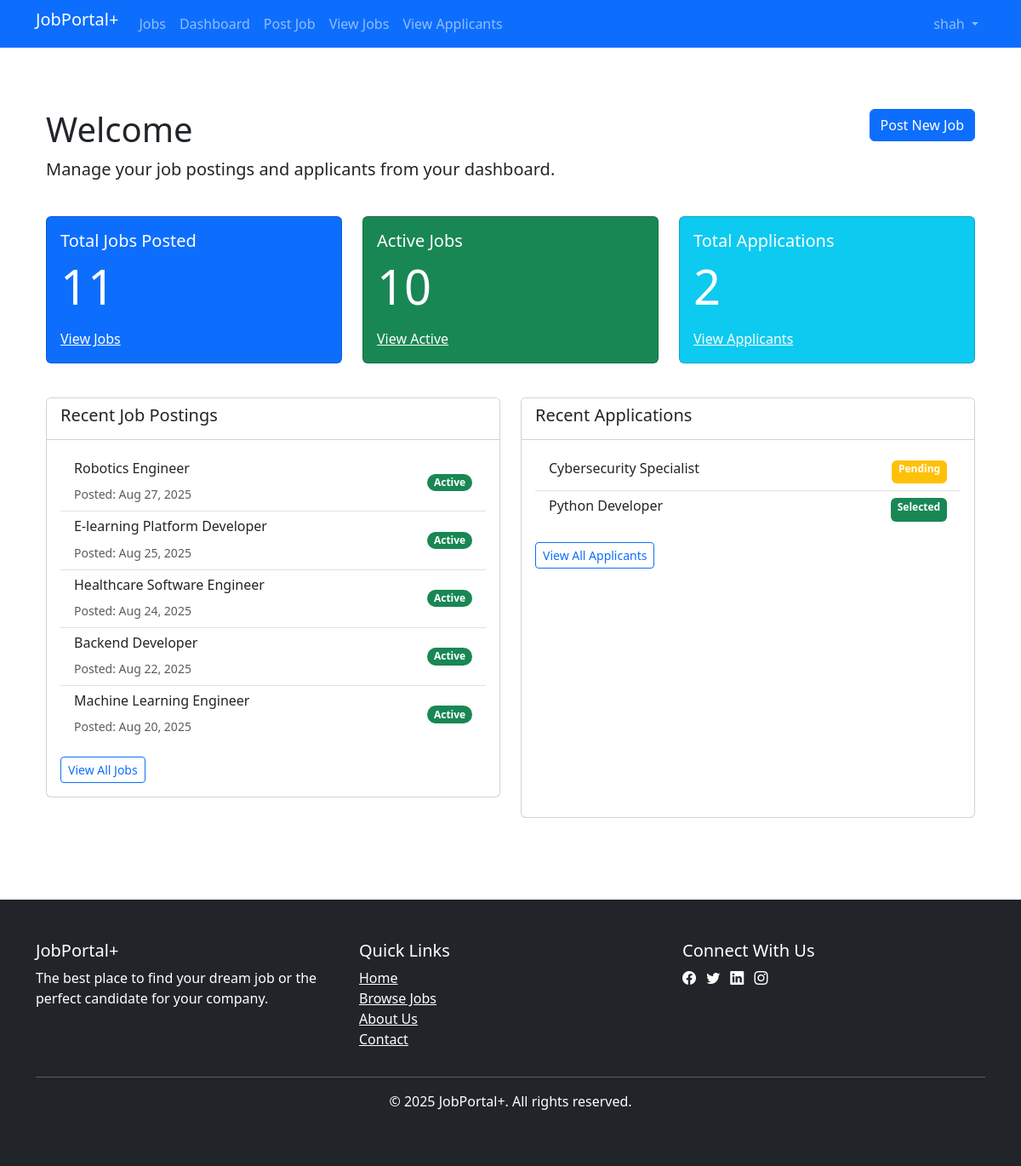
The page /employer/dashboard.php (signed in) on the database its author committed.
### tables this page shows
CREATE TABLE `jobs` (
  `id` int(11) NOT NULL,
  `employer_id` int(11) NOT NULL,
  `company_name` varchar(100) NOT NULL,
  `title` varchar(100) NOT NULL,
  `description` text NOT NULL,
  `requirements` text NOT NULL,
  `location` varchar(100) NOT NULL,
  `salary` varchar(50) DEFAULT NULL,
  `type` enum('Full-time','Part-time','Contract','Internship') NOT NULL,
  `category` varchar(50) NOT NULL,
  `posted_at` timestamp NOT NULL DEFAULT current_timestamp(),
  `deadline` date DEFAULT NULL,
  `is_active` tinyint(1) DEFAULT 1
);

CREATE TABLE `applications` (
  `id` int(11) NOT NULL,
  `job_id` int(11) NOT NULL,
  `employee_id` int(11) NOT NULL,
  `cv_path` varchar(255) DEFAULT NULL,
  `generated_cv_data` text DEFAULT NULL,
  `cover_letter` text DEFAULT NULL,
  `applied_at` timestamp NOT NULL DEFAULT current_timestamp(),
  `status` enum('pending','reviewed','selected','rejected') DEFAULT 'pending'
);

### employer/dashboard.php (the view, shortened to what this page needs)
<?php
require("../db.php");
$employer_id = $_SESSION['user_id'];
$jobs_count = 0;
$active_jobs_count = 0;
$applications_count = 0;
$query = "SELECT COUNT(*) FROM jobs WHERE employer_id = $employer_id";
$result = mysqli_query($conn, $query);
if ($result) {
    $row = mysqli_fetch_row($result);
    $jobs_count = $row[0];
}
$query = "SELECT COUNT(*) FROM jobs WHERE employer_id = $employer_id AND is_active = 1 AND (deadline IS NULL OR deadline >= CURDATE())";
$result = mysqli_query($conn, $query);
if ($result) {
    $row = mysqli_fetch_row($result);
    $active_jobs_count = $row[0];
}
$query = "SELECT COUNT(*) FROM applications a JOIN jobs j ON a.job_id = j.id WHERE j.employer_id = $employer_id";
$result = mysqli_query($conn, $query);
if ($result) {
    $row = mysqli_fetch_row($result);
    $applications_count = $row[0];
}
include '../header.php';
?>
<div class="container py-5">
    <div class="row mb-4">
        <div class="col-md-8">
            <h1>Welcome</h1>
            <p class="lead">Manage your job postings and applicants from your dashboard.</p>
        </div>
        <div class="col-md-4 text-end">
            <a href="post_job.php" class="btn btn-primary">Post New Job</a>
        </div>
    </div>
    <div class="row mb-4">
        <div class="col-md-4 mb-3">
            <div class="card text-white bg-primary h-100">
                <div class="card-body">
                    <h5 class="card-title">Total Jobs Posted</h5>
                    <p class="card-text display-4"><?= $jobs_count ?></p>
                    <a href="/job-portal2/employer/jobs.php" class="text-white">View Jobs</a>
                </div>
            </div>
        </div>
        <div class="col-md-4 mb-3">
            <div class="card text-white bg-success h-100">
                <div class="card-body">
                    <h5 class="card-title">Active Jobs</h5>
                    <p class="card-text display-4"><?= $active_jobs_count ?></p>
                    <a href="/job-portal2/employer/jobs.php?filter=active" class="text-white">View Active</a>
                </div>
            </div>
        </div>
        <div class="col-md-4 mb-3">
            <div class="card text-white bg-info h-100">
                <div class="card-body">
                    <h5 class="card-title">Total Applications</h5>
                    <p class="card-text display-4"><?= $applications_count ?></p>
                    <a href="applicants.php" class="text-white">View Applicants</a>
                </div>
            </div>
        </div>
    </div>
    <div class="row">
        <div class="col-md-6 mb-4">
            <div class="card h-100">
                <div class="card-header bg-white">
                    <h5>Recent Job Postings</h5>
                </div>
                <div class="card-body">
                    <?php
                    $recent_jobs = $conn->prepare("SELECT * FROM jobs WHERE employer_id = ? ORDER BY posted_at DESC LIMIT 5");
                    $recent_jobs->bind_param("i", $employer_id);
                    $recent_jobs->execute();
                    $result = $recent_jobs->get_result();
                    ?>
                    <ul class="list-group list-group-flush">
                        <?php while ($job = $result->fetch_assoc()): ?>
                            <li class="list-group-item d-flex justify-content-between align-items-center">
                                <div>
                                    <h6><?= htmlspecialchars($job['title']) ?></h6>
                                    <small class="text-muted">Posted: <?= date('M d, Y', strtotime($job['posted_at'])) ?></small>
                                </div>
                                <span class="badge bg-<?= $job['is_active'] ? 'success' : 'secondary' ?> rounded-pill">
                                    <?= $job['is_active'] ? 'Active' : 'Inactive' ?>
                                </span>
                            </li>
                            <?php endwhile; ?>
                        </ul>
                        <a href="/job-portal2/employer/jobs.php" class="btn btn-sm btn-outline-primary mt-3">View All Jobs</a>
                    </div>
                </div>
            </div>
            <div class="col-md-6">
                <div class="card h-100">
                    <div class="card-header bg-white">
                        <h5>Recent Applications</h5>
                    </div>
                    <div class="card-body">
                        <?php
                    $recent_apps = $conn->prepare("SELECT a.*, j.title, u.email, ep.first_name, ep.last_name
                                                   FROM applications a
                                                   JOIN jobs j ON a.job_id = j.id
                                                   JOIN users u ON a.employee_id = u.id
                                                   JOIN employee_profiles ep ON u.id = ep.user_id
                                                   WHERE j.employer_id = ?
                                                   ORDER BY a.applied_at DESC LIMIT 5");
                    $recent_apps->bind_param("i", $employer_id);
                    $recent_apps->execute();
                    $result = $recent_apps->get_result();
                    ?>
                    <ul class="list-group list-group-flush">
                        <?php while ($app = $result->fetch_assoc()): ?>
                            <li class="list-group-item">
                                <div class="d-flex justify-content-between">
                                    <div>
                                        <h6><?= htmlspecialchars($app['title']) ?></h6>
                                    </div>
                                    <span class="badge bg-<?=
                                        $app['status'] == 'selected' ? 'success' :
                                        ($app['status'] == 'rejected' ? 'danger' : 'warning')
                                        ?>">
                                        <?= ucfirst($app['status']) ?>
                                    </span>
                                </div>
                            </li>
                            <?php endwhile; ?>
                        </ul>
                        <a href="applicants.php" class="btn btn-sm btn-outline-primary mt-3">View All Applicants</a>
                    </div>
                </div>
            </div>
        </div>
    </div>
    <?php include('../footer.php'); ?>

### header.php (shortened to what this page needs)
<!DOCTYPE html>
<html lang="en">
<head>
    <link href="https://cdn.jsdelivr.net/npm/bootstrap@5.3.0/dist/css/bootstrap.min.css" rel="stylesheet">
    <link rel="stylesheet" href="https://cdn.jsdelivr.net/npm/bootstrap-icons@1.10.0/font/bootstrap-icons.css">
</head>
<body>
<nav class="navbar navbar-expand-lg navbar-dark bg-primary">
    <div class="container">
        <div class="collapse navbar-collapse" id="navbarNav">
            <ul class="navbar-nav me-auto">
             <li class="nav-item">
                            <a class="navbar-brand" href="/job-portal2/index.php">JobPortal+</a>
             </li>
            <?php if (isset($_SESSION['user_id'])): ?>
                <?php if ($_SESSION['user_type'] == 'employer'): ?>
                        <li class="nav-item">
                            <a class="nav-link" href="/job-portal2/employer/jobs.php">Jobs</a>
                        </li>
                        <li class="nav-item">
                            <a class="nav-link" href="/job-portal2/employer/dashboard.php">Dashboard</a>
                        </li>
                        <li class="nav-item">
                            <a class="nav-link" href="/job-portal2/employer/post_job.php">Post Job</a>
                        </li>
                        <li class="nav-item">
                            <a class="nav-link" href="/job-portal2/employer/view_jobs.php">View Jobs</a>
                        </li>
                        <li class="nav-item">
                            <a class="nav-link" href="/job-portal2/employer/applicants.php">View Applicants</a>
                        </li>
                <?php endif; ?>
            <?php endif; ?>
            </ul>
            <ul class="navbar-nav">
                <?php if (isset($_SESSION['user_id'])): ?>
                    <li class="nav-item dropdown">
                        <a class="nav-link dropdown-toggle" href="#" id="navbarDropdown" role="button" data-bs-toggle="dropdown">
                            <?= htmlspecialchars($_SESSION['username']) ?>
                        </a>
                    </li>
                <?php endif; ?>
            </ul>
        </div>
    </div>
</nav>
<div class="container mt-4">

### footer.php (shortened to what this page needs)
        </div>
    <footer class="bg-dark text-white py-5 mt-5">
        <div class="container">
            <div class="row">
                <div class="col-md-4">
                    <h5>JobPortal+</h5>
                    <p>The best place to find your dream job or the perfect candidate for your company.</p>
                </div>
                <div class="col-md-4">
                    <h5>Quick Links</h5>
                    <ul class="list-unstyled">
                        <li><a href="index.php" class="text-white">Home</a></li>
                        <li><a href="jobs.php" class="text-white">Browse Jobs</a></li>
                        <li><a href="about.php" class="text-white">About Us</a></li>
                        <li><a href="contact.php" class="text-white">Contact</a></li>
                    </ul>
                </div>
                <div class="col-md-4">
                    <h5>Connect With Us</h5>
                    <div class="social-links">
                        <a href="#" class="text-white me-2"><i class="bi bi-facebook"></i></a>
                        <a href="#" class="text-white me-2"><i class="bi bi-twitter"></i></a>
                        <a href="#" class="text-white me-2"><i class="bi bi-linkedin"></i></a>
                        <a href="#" class="text-white me-2"><i class="bi bi-instagram"></i></a>
                    </div>
                </div>
            </div>
            <hr>
            <div class="text-center">
                <p>&copy; <?= date('Y') ?> JobPortal+. All rights reserved.</p>
            </div>
        </div>
    </footer>
</body>
</html>

### rows shown on the page
jobs: title "Robotics Engineer", posted_at "Aug 27, 2025", is_active "Active"
jobs: title "E-learning Platform Developer", posted_at "Aug 25, 2025", is_active "Active"
jobs: title "Healthcare Software Engineer", posted_at "Aug 24, 2025", is_active "Active"
jobs: title "Backend Developer", posted_at "Aug 22, 2025", is_active "Active"
jobs: title "Machine Learning Engineer", posted_at "Aug 20, 2025", is_active "Active"
applications: job.title "Cybersecurity Specialist", status "Pending"
applications: job.title "Python Developer", status "Selected"

### other values the page prints
$_SESSION['username'] "shah"
$jobs_count "11"
$active_jobs_count "10"
$applications_count "2"
